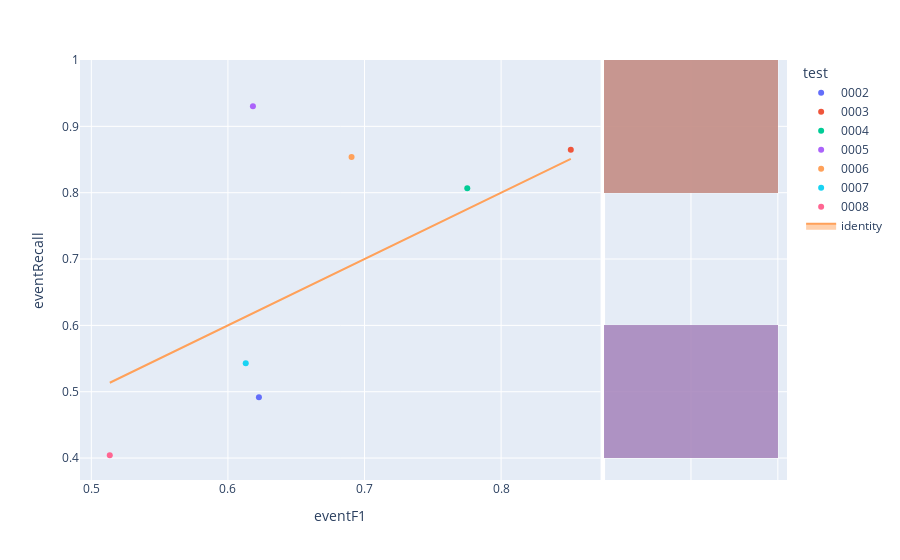

The code cell stored with this chart in its notebook:
### Code cell
fig=px.scatter(experimentModels,x='eventF1',y='eventRecall',color='test',hover_name='modelId', marginal_y="histogram")
fig.add_trace(
    go.Scatter(x=experimentModels['eventF1'], y=experimentModels['eventF1'], name="identity", mode='lines',fill="toself")
)
fig.show()

### Figure 1 — Plotly figure (JSON) as saved in the notebook; plotly's stock layout.template omitted (floating-point values rounded to 4 significant figures)
{"data": [{"hovertemplate": "<b>%{hovertext}</b><br><br>test=0002<br>eventF1=%{x}<br>eventRecall=%{y}<extra></extra>", "hovertext": ["9e8c92c9-d012-4e46-a60f-74540df5103d"], "legendgroup": "0002", "marker": {"color": "#636efa", "symbol": "circle"}, "mode": "markers", "name": "0002", "orientation": "v", "showlegend": true, "type": "scatter", "x": [0.6227], "xaxis": "x", "y": [0.4917], "yaxis": "y"}, {"alignmentgroup": "True", "bingroup": "y", "hovertemplate": "test=0002<br>eventRecall=%{y}<br>count=%{x}<extra></extra>", "legendgroup": "0002", "marker": {"color": "#636efa"}, "name": "0002", "offsetgroup": "0002", "opacity": 0.5, "showlegend": false, "type": "histogram", "xaxis": "x2", "y": [0.4917], "yaxis": "y2"}, {"hovertemplate": "<b>%{hovertext}</b><br><br>test=0003<br>eventF1=%{x}<br>eventRecall=%{y}<extra></extra>", "hovertext": ["16258fa7-20b7-495e-a32f-75aec610ef66"], "legendgroup": "0003", "marker": {"color": "#EF553B", "symbol": "circle"}, "mode": "markers", "name": "0003", "orientation": "v", "showlegend": true, "type": "scatter", "x": [0.851], "xaxis": "x", "y": [0.8645], "yaxis": "y"}, {"alignmentgroup": "True", "bingroup": "y", "hovertemplate": "test=0003<br>eventRecall=%{y}<br>count=%{x}<extra></extra>", "legendgroup": "0003", "marker": {"color": "#EF553B"}, "name": "0003", "offsetgroup": "0003", "opacity": 0.5, "showlegend": false, "type": "histogram", "xaxis": "x2", "y": [0.8645], "yaxis": "y2"}, {"hovertemplate": "<b>%{hovertext}</b><br><br>test=0004<br>eventF1=%{x}<br>eventRecall=%{y}<extra></extra>", "hovertext": ["3654a0cd-77b5-4bcf-8238-54296d7c1a27"], "legendgroup": "0004", "marker": {"color": "#00cc96", "symbol": "circle"}, "mode": "markers", "name": "0004", "orientation": "v", "showlegend": true, "type": "scatter", "x": [0.7752], "xaxis": "x", "y": [0.8067], "yaxis": "y"}, {"alignmentgroup": "True", "bingroup": "y", "hovertemplate": "test=0004<br>eventRecall=%{y}<br>count=%{x}<extra></extra>", "legendgroup": "0004", "marker": {"color": "#00cc96"}, "name": "0004", "offsetgroup": "0004", "opacity": 0.5, "showlegend": false, "type": "histogram", "xaxis": "x2", "y": [0.8067], "yaxis": "y2"}, {"hovertemplate": "<b>%{hovertext}</b><br><br>test=0005<br>eventF1=%{x}<br>eventRecall=%{y}<extra></extra>", "hovertext": ["8cec6075-9679-4f7b-b5c7-d6ff36147e79"], "legendgroup": "0005", "marker": {"color": "#ab63fa", "symbol": "circle"}, "mode": "markers", "name": "0005", "orientation": "v", "showlegend": true, "type": "scatter", "x": [0.6183], "xaxis": "x", "y": [0.9304], "yaxis": "y"}, {"alignmentgroup": "True", "bingroup": "y", "hovertemplate": "test=0005<br>eventRecall=%{y}<br>count=%{x}<extra></extra>", "legendgroup": "0005", "marker": {"color": "#ab63fa"}, "name": "0005", "offsetgroup": "0005", "opacity": 0.5, "showlegend": false, "type": "histogram", "xaxis": "x2", "y": [0.9304], "yaxis": "y2"}, {"hovertemplate": "<b>%{hovertext}</b><br><br>test=0006<br>eventF1=%{x}<br>eventRecall=%{y}<extra></extra>", "hovertext": ["5401bdbe-22c1-42a0-9740-d2921a271387"], "legendgroup": "0006", "marker": {"color": "#FFA15A", "symbol": "circle"}, "mode": "markers", "name": "0006", "orientation": "v", "showlegend": true, "type": "scatter", "x": [0.6905], "xaxis": "x", "y": [0.854], "yaxis": "y"}, {"alignmentgroup": "True", "bingroup": "y", "hovertemplate": "test=0006<br>eventRecall=%{y}<br>count=%{x}<extra></extra>", "legendgroup": "0006", "marker": {"color": "#FFA15A"}, "name": "0006", "offsetgroup": "0006", "opacity": 0.5, "showlegend": false, "type": "histogram", "xaxis": "x2", "y": [0.854], "yaxis": "y2"}, {"hovertemplate": "<b>%{hovertext}</b><br><br>test=0007<br>eventF1=%{x}<br>eventRecall=%{y}<extra></extra>", "hovertext": ["2d237bf5-9265-439a-827b-f1411cb4fc3a"], "legendgroup": "0007", "marker": {"color": "#19d3f3", "symbol": "circle"}, "mode": "markers", "name": "0007", "orientation": "v", "showlegend": true, "type": "scatter", "x": [0.6131], "xaxis": "x", "y": [0.543], "yaxis": "y"}, {"alignmentgroup": "True", "bingroup": "y", "hovertemplate": "test=0007<br>eventRecall=%{y}<br>count=%{x}<extra></extra>", "legendgroup": "0007", "marker": {"color": "#19d3f3"}, "name": "0007", "offsetgroup": "0007", "opacity": 0.5, "showlegend": false, "type": "histogram", "xaxis": "x2", "y": [0.543], "yaxis": "y2"}, {"hovertemplate": "<b>%{hovertext}</b><br><br>test=0008<br>eventF1=%{x}<br>eventRecall=%{y}<extra></extra>", "hovertext": ["8bf430c8-bbc9-4ee2-927e-75f7a5e76570"], "legendgroup": "0008", "marker": {"color": "#FF6692", "symbol": "circle"}, "mode": "markers", "name": "0008", "orientation": "v", "showlegend": true, "type": "scatter", "x": [0.5135], "xaxis": "x", "y": [0.4043], "yaxis": "y"}, {"alignmentgroup": "True", "bingroup": "y", "hovertemplate": "test=0008<br>eventRecall=%{y}<br>count=%{x}<extra></extra>", "legendgroup": "0008", "marker": {"color": "#FF6692"}, "name": "0008", "offsetgroup": "0008", "opacity": 0.5, "showlegend": false, "type": "histogram", "xaxis": "x2", "y": [0.4043], "yaxis": "y2"}, {"fill": "toself", "mode": "lines", "name": "identity", "type": "scatter", "x": [0.6227, 0.851, 0.7752, 0.6183, 0.6905, 0.6131, 0.5135], "y": [0.6227, 0.851, 0.7752, 0.6183, 0.6905, 0.6131, 0.5135]}], "layout": {"barmode": "overlay", "legend": {"title": {"text": "test"}, "tracegroupgap": 0}, "margin": {"t": 60}, "xaxis": {"anchor": "y", "domain": [0, 0.7363], "title": {"text": "eventF1"}}, "xaxis2": {"anchor": "y2", "domain": [0.7413, 1], "matches": "x2", "showgrid": true, "showline": false, "showticklabels": false, "ticks": ""}, "yaxis": {"anchor": "x", "domain": [0, 1], "title": {"text": "eventRecall"}}, "yaxis2": {"anchor": "x2", "domain": [0, 1], "matches": "y", "showgrid": true, "showticklabels": false}}}
